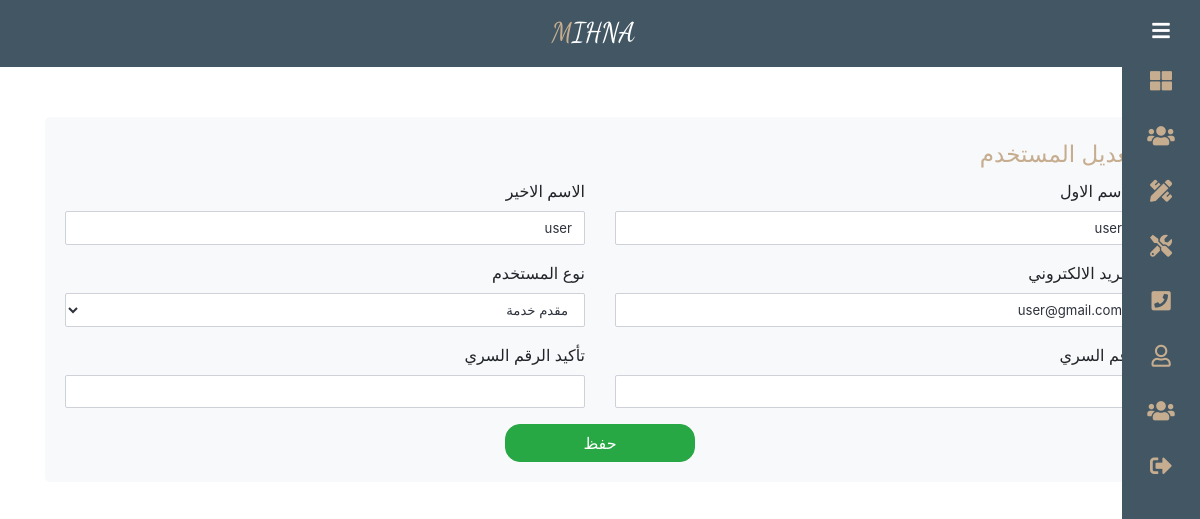
Screenshot of /admin/action_user.php?action=edit&id=1 (signed in) with the database file from the repository.
### tables this page shows
CREATE TABLE `users` (
  `id` int(11) NOT NULL,
  `first_name` varchar(255) NOT NULL,
  `last_name` varchar(255) NOT NULL,
  `email` varchar(255) NOT NULL,
  `password` varchar(255) NOT NULL,
  `type_user` varchar(255) NOT NULL DEFAULT 'craft presenter',
  `image` varchar(255) DEFAULT NULL
);

### admin/action_user.php (the view, shortened to what this page needs)
<?php
include "include/init.php";
$action = (isset($_GET['action']) && !empty($_GET['action'])) ? $_GET['action'] : Redirect("users.php");
    if($action == "add") {
        $titlePage = "إضافة المستخدم";
        include "include/header.php";
        include "include/nav.php";
        if(isset($_POST['Save'])) {
            $firstName = $_POST['first_name'];
            $lastName = $_POST['last_name'];
            $email = $_POST['email'];
            $typeUser = isset($_POST['type_user']) ? $_POST['type_user'] : "";
            $password = $_POST['password'];
            $confirmPassword = $_POST['confirm_password'];
            $image = "user.png";
            $validation = validateUser($_POST);
            if($validation === true) {
                $stmt = $connect->prepare("INSERT INTO users SET first_name = ?, last_name = ?, email = ?, type_user = ?, password = ?, image = ?");
                $result = $stmt->execute([$firstName, $lastName, $email, $typeUser, $password, $image]);
                if($result == true) {
                    $_SESSION['message'] = "تمت إضافة المستخدم بنجاح";
                    Redirect("users.php");
                }
            }
        }
        ?>
        <div class="wraper">
            <div class="container">
                <div class="card admin-form h-100">
                    <form class="card-body" method="POST" enctype="multipart/form-data">
                        <fieldset>
                            <legend class="title-page"><?= $titlePage ?></legend>
                            <div class="row gutters">
                                <div class="col-xl-6 col-lg-6 col-md-6 col-sm-6 col-12">
                                    <div class="form-group">
                                        <label for="fullName">الاسم الاول</label>
                                        <input type="text" class="form-control" id="fullName" name="first_name">
                                        <?php if(isset($validation['FirstName'])): ?>
                                            <p class="error-message"><?= $validation['FirstName'] ?></p>
                                        <?php endif; ?>
                                    </div>
                                </div>
                                <div class="col-xl-6 col-lg-6 col-md-6 col-sm-6 col-12">
                                    <div class="form-group">
                                        <label for="lastName">الاسم الاخير</label>
                                        <input type="text" class="form-control" id="lastName" name="last_name">
                                        <?php if(isset($validation['LastName'])): ?>
                                            <p class="error-message"><?= $validation['LastName'] ?></p>
                                        <?php endif; ?>
                                    </div>
                                </div>
                                <div class="col-xl-6 col-lg-6 col-md-6 col-sm-6 col-12">
                                    <div class="form-group">
                                        <label for="eMail">البريد الالكتروني</label>
                                        <input type="email" class="form-control" id="eMail" name="email">
                                        <?php if(isset($validation['Email'])): ?>
                                            <p class="error-message"><?= $validation['Email'] ?></p>
                                        <?php endif; ?>
                                    </div>
                                </div>
                                <div class="col-xl-6 col-lg-6 col-md-6 col-sm-6 col-12">
                                    <div class="form-group">
                                        <label for="Type">نوع المستخدم</label>
                                        <select name="type_user" id="Type" class="form-control">
                                            <option value="" disabled selected></option>
                                            <option value="مقدم خدمة">مقدم خدمة</option>
                                            <option value="مواطن">مواطن</option>
                                        </select>
                                        <?php if(isset($validation['TypeUser'])): ?>
                                            <p class="error-message"><?= $validation['TypeUser'] ?></p>
                                        <?php endif; ?>
                                    </div>
                                </div>
                                <div class="col-xl-6 col-lg-6 col-md-6 col-sm-6 col-12">
                                    <div class="form-group">
                                        <label for="Street">رقم السري</label>
                                        <input type="password" name="password" class="form-control" id="Street">
                                        <?php if(isset($validation['Password'])): ?>
                                            <p class="error-message"><?= $validation['Password'] ?></p>
                                        <?php endif; ?>
                                    </div>
                                </div>
                                <div class="col-xl-6 col-lg-6 col-md-6 col-sm-6 col-12">
                                    <div class="form-group">
                                        <label for="ciTy">تأكيد الرقم السري</label>
                                        <input type="password" name="confirm_password" class="form-control" id="ciTy">
                                    </div>
                                </div>
                            </div>
                            <div class="row gutters">
                                <div class="col-xl-12 col-lg-12 col-md-12 col-sm-12 col-12">
                                    <div class="text-center">
                                        <button type="submit" id="submit" name="Save" class="btn btn-success app_btn_form">اضافة</button>
                                    </div>
                                </div>
                            </div>
                        </fieldset>
                    </form>
                </div>
            </div>
        </div>
        <?php
    }elseif($action == "edit"){
        $titlePage = "تعديل المستخدم";
        include "include/header.php";
        include "include/nav.php";
        $id = $_GET['id'];
        $stmt = $connect->prepare("SELECT * FROM users WHERE id = ?");
        $stmt->execute([$id]);
        $user = $stmt->fetch();
        ?>
        <div class="wraper">
            <div class="container">
                <div class="card admin-form h-100">
                    <form class="card-body" method="POST" enctype="multipart/form-data">
                        <fieldset>
                            <legend class="title-page"><?= $titlePage ?></legend>
                            <div class="row gutters">
                                <div class="col-xl-6 col-lg-6 col-md-6 col-sm-6 col-12">
                                    <div class="form-group">
                                        <label for="fullName">الاسم الاول</label>
                                        <input type="text" class="form-control" id="fullName" name="first_name" value="<?= $user['first_name'] ?>">
                                    </div>
                                </div>
                                <div class="col-xl-6 col-lg-6 col-md-6 col-sm-6 col-12">
                                    <div class="form-group">
                                        <label for="lastName">الاسم الاخير</label>
                                        <input type="text" class="form-control" id="lastName" name="last_name"  value="<?= $user['last_name'] ?>">
                                    </div>
                                </div>
                                <div class="col-xl-6 col-lg-6 col-md-6 col-sm-6 col-12">
                                    <div class="form-group">
                                        <label for="eMail">البريد الالكتروني</label>
                                        <input type="email" class="form-control" id="eMail" name="email"  value="<?= $user['email'] ?>">
                                    </div>
                                </div>
                                <div class="col-xl-6 col-lg-6 col-md-6 col-sm-6 col-12">
                                    <div class="form-group">
                                        <label for="Type">نوع المستخدم</label>
                                        <select name="type_user" id="Type" class="form-control">
                                            <option <?= $user['type_user'] == "مقدم حرفة" ? "selected" : "" ?> value="مقدم حرفة">مقدم خدمة</option>
                                        </select>
                                    </div>
                                </div>
                                <div class="col-xl-6 col-lg-6 col-md-6 col-sm-6 col-12">
                                    <div class="form-group">
                                        <label for="Street">رقم السري</label>
                                        <input type="password" name="password" class="form-control" id="Street">
                                    </div>
                                </div>
                                <div class="col-xl-6 col-lg-6 col-md-6 col-sm-6 col-12">
                                    <div class="form-group">
                                        <label for="ciTy">تأكيد الرقم السري</label>
                                        <input type="password" name="confirm_password" class="form-control" id="ciTy">
                                    </div>
                                </div>
                            </div>
                            <div class="row gutters">
                                <div class="col-xl-12 col-lg-12 col-md-12 col-sm-12 col-12">
                                    <div class="text-center">
                                        <button type="submit" id="submit" name="Save" class="btn btn-success app_btn_form">حفظ</button>
                                    </div>
                                </div>
                            </div>
                        </fieldset>
                    </form>
                </div>
            </div>
        </div>
        <?php
    }else{
        Redirect("users.php");
    }
?>
<?php include "include/footer.php"; ?>

### admin/layout/css/main.css (style rules this page uses)
:root { --main--color: #425664; --second--color: #C6AD8F; --White--color: #f2f2f2; --selver--color:#F6F4F2; }
body { direction: rtl;text-align: right;overflow-x: hidden; }
.app_btn_form { width:190px; border-radius:15px; font-weight:500; }
.title-page { color: var(--second--color); font-size: 23px; }
*,:after,:before { box-sizing:border-box }
.form-control { border: 1px solid #cfd1d8; -webkit-border-radius: 2px; -moz-border-radius: 2px; border-radius: 2px; font-size: .825rem; background: #ffffff; color: #2e323c; }
.admin-form { background: #ffffff; -webkit-border-radius: 5px; -moz-border-radius: 5px; border-radius: 5px; border: 0; margin-bottom: 1rem; background-color: #f8f9fa; margin-top: 50px; }

### rows the page displays
users: first_name "user", last_name "user", email "user@gmail.com", type_user "مقدم خدمة"

### other values shown
$titlePage "تعديل المستخدم"
